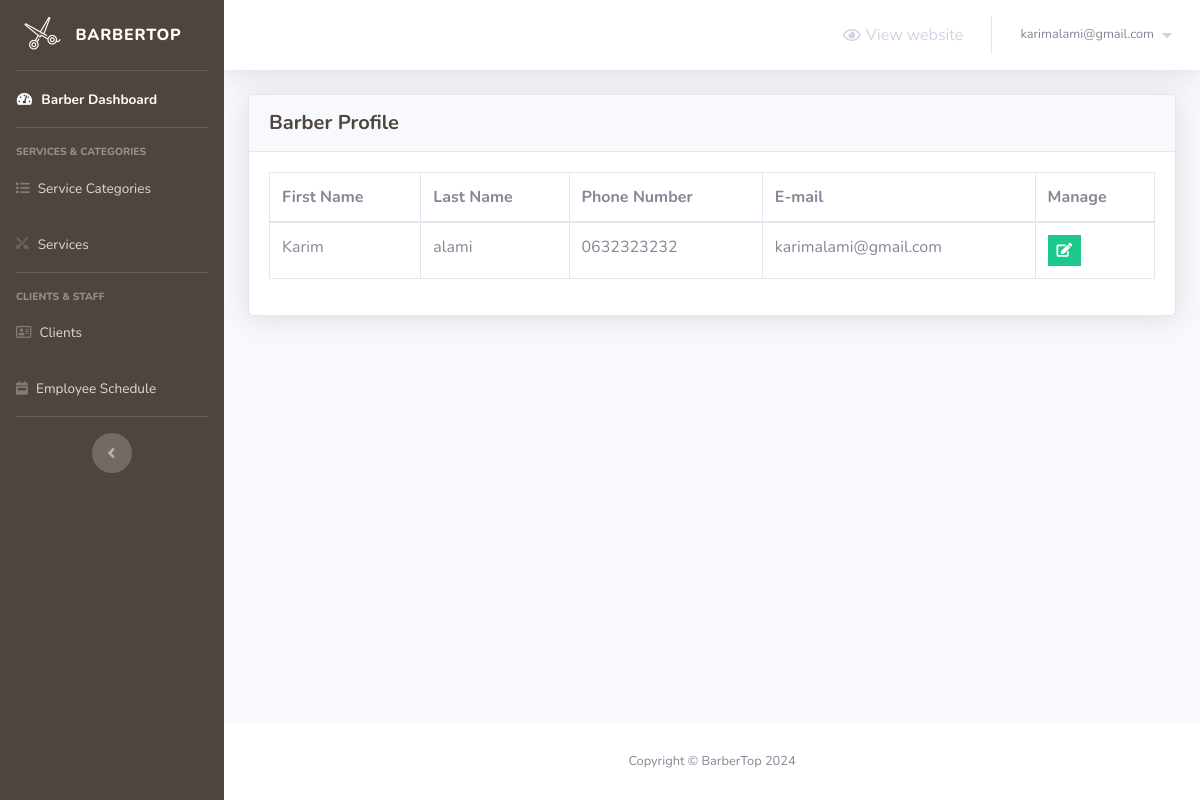
Screenshot of /barber/barber-profile.php (signed in) with the database file from the repository.
### tables this page shows
CREATE TABLE `employees` (
  `employee_id` int(2) NOT NULL,
  `first_name` varchar(20) NOT NULL,
  `last_name` varchar(20) NOT NULL,
  `phone_number` varchar(30) NOT NULL,
  `email` varchar(50) NOT NULL,
  `password` varchar(255) NOT NULL
);

### barber/barber-profile.php (the view, shortened to what this page needs)
<?php
    include 'connect.php';
    include 'Includes/header.php';
    if(isset($_SESSION['email_barbertop']) && isset($_SESSION['password_barbertop']))
    {
?>
        <div class="container-fluid">
            <?php
                $do = '';
                if(isset($_GET['do']) && in_array($_GET['do'], array('Add','Edit')))
                {
                    $do = htmlspecialchars($_GET['do']);
                }
                else
                {
                    $do = 'Manage';
                }
                if($do == 'Manage')
                {
                    $email = $_SESSION['email_barbertop'];
                    $stmt = $con->prepare("SELECT * FROM employees WHERE email = '$email'");
                    $stmt->execute();
                    $rows_employees = $stmt->fetchAll();
                    ?>
                        <div class="card shadow mb-4">
                            <div class="card-header py-3">
                                <h5 class="m-0 font-weight-bold text-primary">Barber Profile</h5>
                            </div>
                            <div class="card-body">
                                <div class="table-responsive">
                                    <table class="table table-bordered">
                                        <thead>
                                            <tr>
                                                <th scope="col">First Name</th>
                                                <th scope="col">Last Name</th>
                                                <th scope="col">Phone Number</th>
                                                <th scope="col">E-mail</th>
                                                <th scope="col">Manage</th>
                                            </tr>
                                        </thead>
                                        <tbody>
                                            <?php
                                                foreach($rows_employees as $employee)
                                                {
                                                    echo "<tr>";
                                                        echo "<td>";
                                                            echo $employee['first_name'];
                                                        echo "</td>";
                                                        echo "<td>";
                                                            echo $employee['last_name'];
                                                        echo "</td>";
                                                        echo "<td>";
                                                            echo $employee['phone_number'];
                                                        echo "</td>";
                                                        echo "<td>";
                                                            echo $employee['email'];
                                                        echo "</td>";
                                                        echo "<td>";
                                                    ?>
                                                        <ul class="list-inline m-0">
                                                            <li class="list-inline-item" data-toggle="tooltip" title="Edit">
                                                                <button class="btn btn-success btn-sm rounded-0">
                                                                    <a href="barber-profile.php?do=Edit&employee_id=<?php echo $employee['employee_id']; ?>" style="color: white;">
                                                                        <i class="fa fa-edit"></i>
                                                                    </a>
                                                                </button>
                                                            </li>
                                                        </ul>
                                                    <?php
                                                    echo "</td>";
                                                    echo "</tr>";
                                                }
                                            ?>
                                        </tbody>
                                    </table>
                                </div>
                            </div>
                        </div>
                    <?php
                }
            ?>
        </div>
<?php
        include 'Includes/footer.php';
    }
    else
    {
        header('Location: login.php');
        exit();
    }
?>

### rows the page displays
employees: first_name "Karim", last_name "alami", phone_number "0632323232", email "karimalami@gmail.com"

### other values shown
$_SESSION['email_barbertop'] "karimalami@gmail.com"
